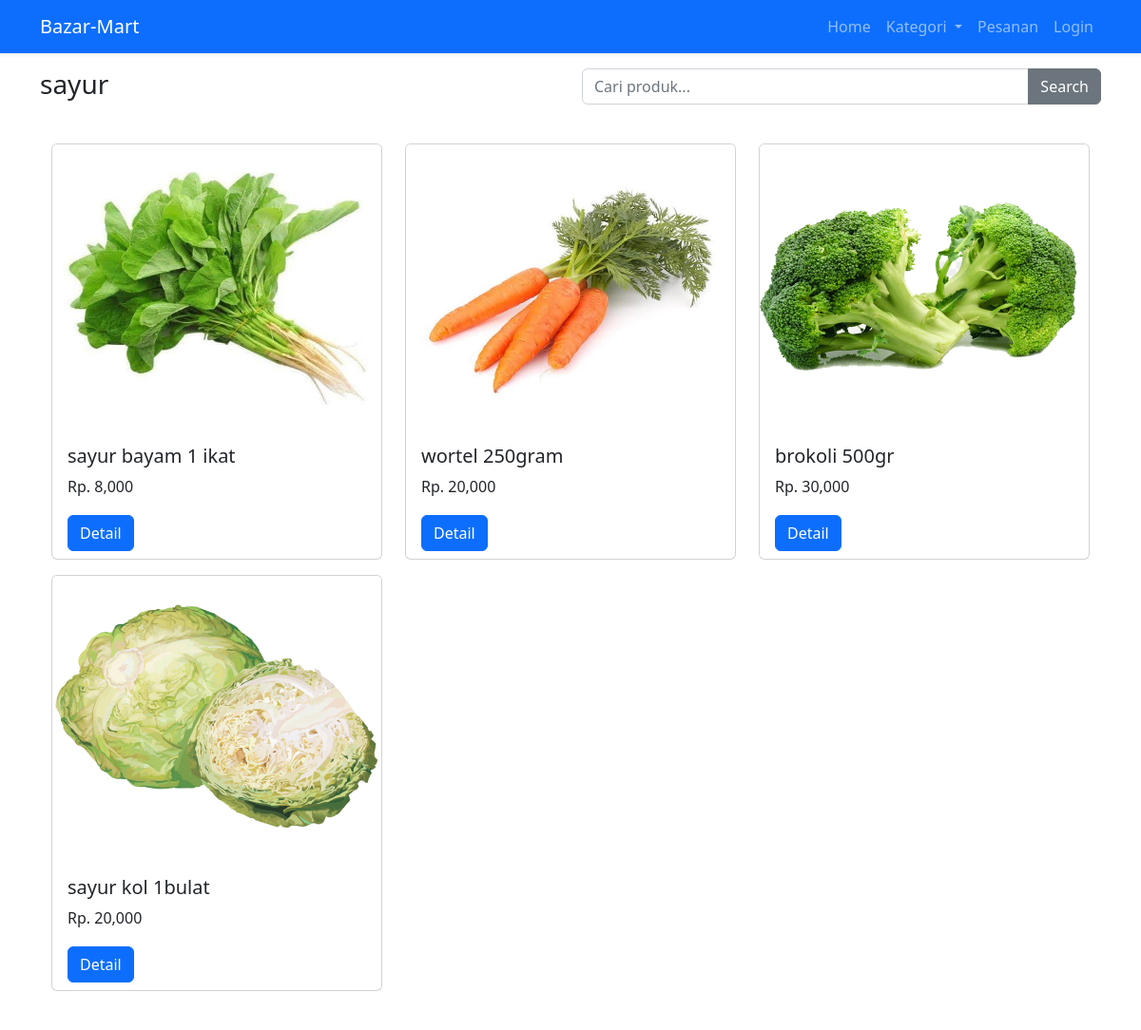
/produk/kategori/3, run on the app's committed database.
### tables this page shows
CREATE TABLE `category` (
  `id_category` int(11) NOT NULL,
  `category_name` varchar(64) NOT NULL
);

CREATE TABLE `product` (
  `id_product` int(11) NOT NULL,
  `name` varchar(64) NOT NULL,
  `price` varchar(11) NOT NULL,
  `description` text NOT NULL,
  `image` varchar(32) NOT NULL,
  `status` int(11) NOT NULL,
  `created_at` timestamp NOT NULL DEFAULT current_timestamp(),
  `id_category` int(11) NOT NULL
);

### application/controllers/Produk.php (called while the page is built, shortened)
<?php
class Produk extends CI_Controller
{
	public function __construct()
	{
		$this->load->model('Product_model', 'product');
	}
	public function kategori($kategoriId)
	{
		$keyword = $this->input->get("search");
		if ($keyword) {
			$this->db->like('name', $keyword);
			$data['product'] = $this->product->getByKategori($kategoriId);
		} else {
			$data['product'] = $this->product->getByKategori($kategoriId);
		}
		$data['kategori'] = $this->db->get_where('category', ['id_category' => $kategoriId])->row_array();
		$data['category'] = $this->db->get('category')->result_array();
		$data['title'] = 'Kategori ' . $data['kategori']['category_name'];
		$this->load->view('template/customer/head', $data);
		$this->load->view('produk/kategori', $data);
		$this->load->view('template/customer/footer');
	}
}

### index.php (called while the page is built, shortened)
<?php
require_once BASEPATH.'core/CodeIgniter.php';

### application/models/Product_model.php (called while the page is built, shortened)
<?php
class Product_model extends CI_Model
{
	public function getByKategori($kategoriId)
	{
		$this->db->select('*');
		$this->db->from('product');
		$this->db->where("product.id_category", $kategoriId);
		$this->db->join('category', 'category.id_category = product.id_category');
		return $this->db->get()->result_array();
	}
}

### application/views/produk/kategori.php (the view)
<main class="container">
    <div class="row flex-column flex-md-row">
        <div class="col">
            <h3><?= $kategori["category_name"]; ?></h3>
        </div>
        <div class="col">
            <form action="" class="input-group mb-3">
                <input type="text" class="form-control" placeholder="Cari produk..." id="searchInput" name="search" />
                <button class="btn btn-secondary" type="submit" id="searchButton">Search</button>
            </form>
        </div>
    </div>
    <div class="section">
        <div class="container">
            <div class="row">
                <?php if (count($product)) : ?>
                <?php foreach ($product as $p) : ?>
                <div class="col-md-4 mb-3">
                    <div class="card" style="height: 100%">
                        <img src="<?= base_url('assets/images/produk/' . $p['image']) ?>" alt="Web Programming"
                            class="card-img-top" width="500" height="300">
                        <div class="card-body">
                            <h5 class="card-title"><?php echo substr($p['name'], 0, 30) ?></h5>
                            <p class="card-text mb-5">Rp. <?php echo number_format($p['price']) ?></p>
                            <a href="<?= base_url('produk/detail/' . $p['id_product']) ?>"
                                class="btn btn-primary position-absolute mb-2" style="bottom: 0;">Detail</a>
                        </div>
                    </div>
                </div>
                <?php endforeach ?>
                <?php else : ?>
                <p>Produk tidak ada</p>
                <?php endif ?>
            </div>
        </div>
    </div>
</main>

### assets/css/style.css (style rules this page uses)
.container { width: 80%; margin:0 auto; }
.container:after { content: ''; display: block; clear: both; }
.section { padding:25px 0; }

### data on the page
category: category_name "sayur"
product: image (picture), name "sayur bayam 1 ikat", price "8,000"
product: image (picture), name "wortel 250gram", price "20,000"
product: image (picture), name "brokoli 500gr", price "30,000"
product: image (picture), name "sayur kol 1bulat", price "20,000"
